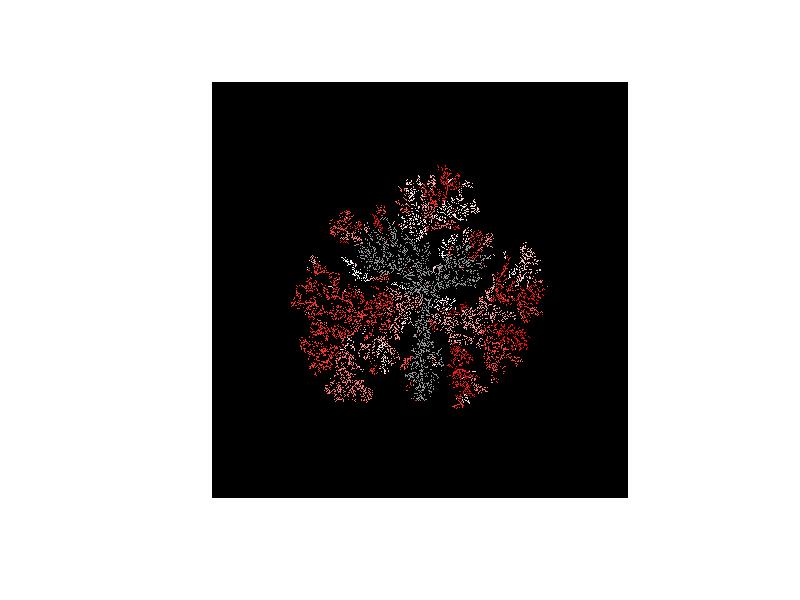

The R script that drew this image:
D <- 800 # Diâmetro do círculo
loops <- 30000 # Pontos no círculo
passo <- 1 # Distância percorrida por cada passo do ponto em direção ao centro gravitacional.

# Consequence
m <- matrix(rep(0, D^2), nrow=D)
r <- D*0.4
atual_i <- D/2
atual_j <- D/2
m[atual_i, atual_j] <- 1 # Indica o primeiro centro de massa
vetor_i <- 0
vetor_j <- 0
novo_i <- D/2
novo_j <- D/2

for(counts in 1:loops){
  
  # Determina posição no círculo, em graus radianos adaptados (/pi)
  posic <- runif(1)*2
  
  # Calcula posição relativa, em relação ao centro do círculo
  atual_i <- D/2 - sinpi(posic)*r
  atual_j <- D/2 - cospi(posic)*r
  
  repeat{
    
    # Anda um passo de "passo" unidades em direção ao centro de massa
    # Fórmula de plano cartesiano: ix = i1 + (i2-i1)*passo/sqrt((j2-j1)^2 + (i2-i1)^2) // Considerar i2,j2 = centro de massa
    atual_i <- atual_i + (novo_i - atual_i)*passo/sqrt((novo_j-atual_j)^2 + (novo_i-atual_i)^2)
    atual_j <- atual_j + (novo_j - atual_j)*passo/sqrt((novo_i-atual_i)^2 + (novo_j-atual_j)^2)
    
    # Parar se chegar próximo a um ponto adjacente e registrar na matrix original
    if(any(m[(atual_i-1):(atual_i+1), (atual_j-1):(atual_j+1)]>=1)){
      twist <- sample(c(0,1), 1, prob=c(100, 1))
      novotwist <- sample(c(0,1), 1, prob=c(100, 1))
      
      if(novotwist == 1){
        novo_i <- atual_i
        novo_j <- atual_j
      }
      
      if(twist == 0){
        m[(atual_i), (atual_j)] <- max(m[(atual_i-1):(atual_i+1), (atual_j-1):(atual_j+1)])
      } else {
        m[(atual_i), (atual_j)] <- sample(2:200, 1)
      }
      break
    }
  }
}

colfunc <- colorRampPalette(c("black", "white", "red"), bias = 7.5)
#image(t(apply(m, 2, rev)), asp = 1, axes=FALSE, col = c("black", "white"))
image(t(apply(m, 2, rev)), asp = 1, axes=FALSE, col = colfunc(300))
